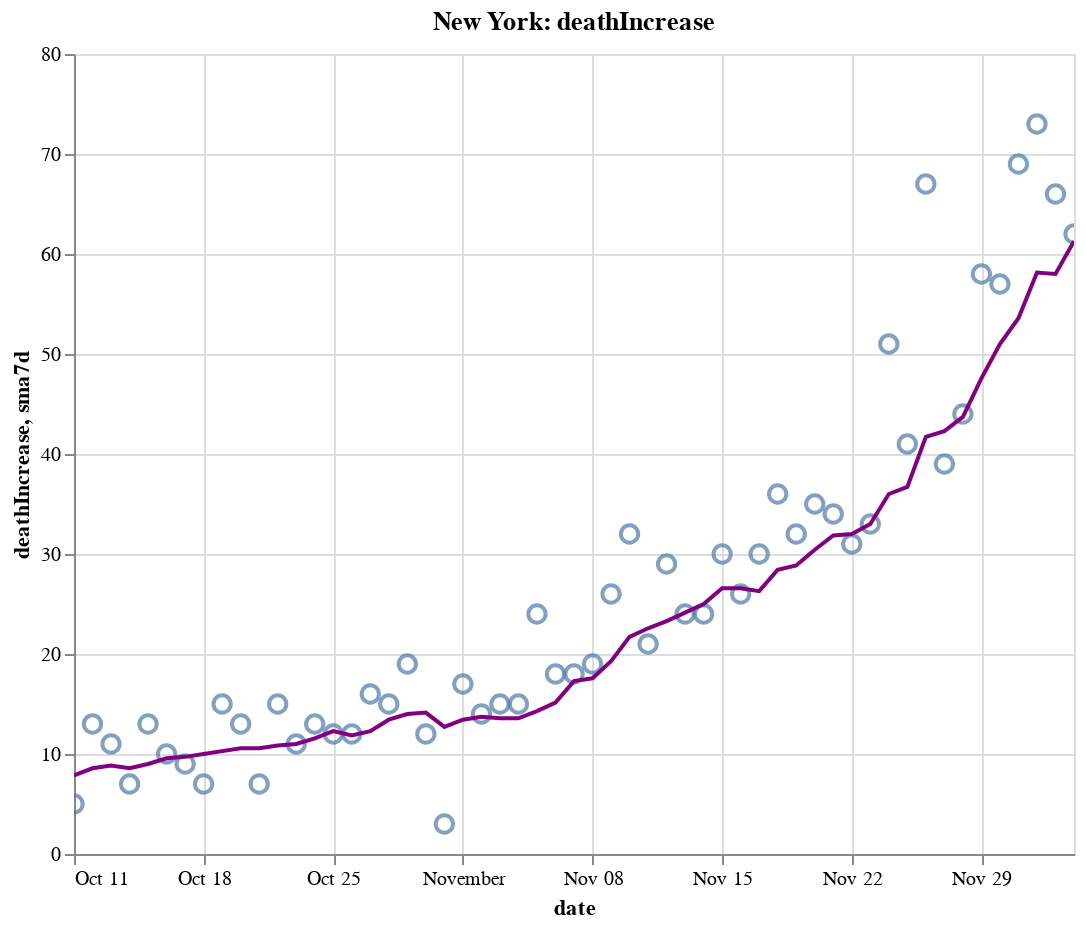

Notebook source saved alongside this figure:
### Code cell
create_plot(ny, 'deathIncrease')

### Figure 1 — Vega-Lite specification as saved in the notebook (floating-point values rounded to 4 significant figures)
{"config": {"view": {"continuousWidth": 400, "continuousHeight": 300}}, "layer": [{"layer": [{"mark": {"type": "point", "size": 75}, "encoding": {"tooltip": [{"type": "temporal", "field": "date"}, {"type": "quantitative", "field": "deathIncrease"}, {"type": "quantitative", "field": "sma7d"}], "x": {"type": "temporal", "field": "date"}, "y": {"type": "quantitative", "field": "deathIncrease"}}, "selection": {"selector012": {"type": "interval", "bind": "scales", "encodings": ["x", "y"]}}}, {"mark": {"type": "line", "color": "purple"}, "encoding": {"x": {"type": "temporal", "field": "date"}, "y": {"type": "quantitative", "field": "sma7d"}}}]}, {"mark": {"type": "rule", "color": "#aaa"}, "encoding": {"x": {"type": "temporal", "field": "date"}}, "transform": [{"filter": {"selection": "selector011"}}]}, {"mark": "circle", "encoding": {"opacity": {"condition": {"value": 1, "selection": "selector011"}, "value": 0}, "tooltip": [{"type": "temporal", "field": "date"}, {"type": "quantitative", "field": "deathIncrease"}, {"type": "quantitative", "field": "sma7d"}], "x": {"type": "temporal", "field": "date"}, "y": {"type": "quantitative", "field": "deathIncrease"}}, "selection": {"selector011": {"type": "single", "encodings": ["x"], "on": "mouseover", "nearest": true, "empty": "none"}}}, {"mark": {"type": "text", "align": "left", "dx": 5, "dy": -5, "stroke": "white", "strokeWidth": 2}, "encoding": {"text": {"type": "quantitative", "field": "deathIncrease"}, "tooltip": [{"type": "temporal", "field": "date"}, {"type": "quantitative", "field": "deathIncrease"}, {"type": "quantitative", "field": "sma7d"}], "x": {"type": "temporal", "field": "date"}, "y": {"type": "quantitative", "field": "deathIncrease"}}, "transform": [{"filter": {"selection": "selector011"}}]}, {"mark": {"type": "text", "align": "left", "dx": 5, "dy": -5}, "encoding": {"text": {"type": "quantitative", "field": "deathIncrease"}, "tooltip": [{"type": "temporal", "field": "date"}, {"type": "quantitative", "field": "deathIncrease"}, {"type": "quantitative", "field": "sma7d"}], "x": {"type": "temporal", "field": "date"}, "y": {"type": "quantitative", "field": "deathIncrease"}}, "transform": [{"filter": {"selection": "selector011"}}]}], "data": {"name": "data-9ae493f0b1cfe43c8237d3dd346c384b"}, "height": 400, "title": "New York: deathIncrease", "width": 500, "$schema": "https://vega.github.io/schema/vega-lite/v4.8.1.json", "datasets": {"data-9ae493f0b1cfe43c8237d3dd346c384b": [{"date": "2020-10-11T00:00:00", "totalTestResultsIncrease": 118300.0, "positiveIncrease": 1143.0, "death": 25570.0, "deathIncrease": 5.0, "positiveRate": 0.01, "state": "New York", "sma7d": 7.857}, {"date": "2020-10-12T00:00:00", "totalTestResultsIncrease": 91790.0, "positiveIncrease": 1029.0, "death": 25590.0, "deathIncrease": 13.0, "positiveRate": 0.011, "state": "New York", "sma7d": 8.571}, {"date": "2020-10-13T00:00:00", "totalTestResultsIncrease": 99070.0, "positiveIncrease": 1393.0, "death": 25600.0, "deathIncrease": 11.0, "positiveRate": 0.014, "state": "New York", "sma7d": 8.857}, {"date": "2020-10-14T00:00:00", "totalTestResultsIncrease": 111700.0, "positiveIncrease": 1232.0, "death": 25600.0, "deathIncrease": 7.0, "positiveRate": 0.011, "state": "New York", "sma7d": 8.571}, {"date": "2020-10-15T00:00:00", "totalTestResultsIncrease": 133200.0, "positiveIncrease": 1460.0, "death": 25620.0, "deathIncrease": 13.0, "positiveRate": 0.011, "state": "New York", "sma7d": 9.0}, {"date": "2020-10-16T00:00:00", "totalTestResultsIncrease": 136000.0, "positiveIncrease": 1707.0, "death": 25630.0, "deathIncrease": 10.0, "positiveRate": 0.013, "state": "New York", "sma7d": 9.571}, {"date": "2020-10-17T00:00:00", "totalTestResultsIncrease": 160000.0, "positiveIncrease": 1784.0, "death": 25640.0, "deathIncrease": 9.0, "positiveRate": 0.011, "state": "New York", "sma7d": 9.714}, {"date": "2020-10-18T00:00:00", "totalTestResultsIncrease": 128800.0, "positiveIncrease": 1390.0, "death": 25640.0, "deathIncrease": 7.0, "positiveRate": 0.011, "state": "New York", "sma7d": 10.0}, {"date": "2020-10-19T00:00:00", "totalTestResultsIncrease": 82010.0, "positiveIncrease": 998.0, "death": 25660.0, "deathIncrease": 15.0, "positiveRate": 0.012, "state": "New York", "sma7d": 10.29}, {"date": "2020-10-20T00:00:00", "totalTestResultsIncrease": 90540.0, "positiveIncrease": 1201.0, "death": 25670.0, "deathIncrease": 13.0, "positiveRate": 0.013, "state": "New York", "sma7d": 10.57}, {"date": "2020-10-21T00:00:00", "totalTestResultsIncrease": 124800.0, "positiveIncrease": 2026.0, "death": 25680.0, "deathIncrease": 7.0, "positiveRate": 0.016, "state": "New York", "sma7d": 10.57}, {"date": "2020-10-22T00:00:00", "totalTestResultsIncrease": 135300.0, "positiveIncrease": 1628.0, "death": 25690.0, "deathIncrease": 15.0, "positiveRate": 0.012, "state": "New York", "sma7d": 10.86}, {"date": "2020-10-23T00:00:00", "totalTestResultsIncrease": 141500.0, "positiveIncrease": 1637.0, "death": 25700.0, "deathIncrease": 11.0, "positiveRate": 0.012, "state": "New York", "sma7d": 11.0}, {"date": "2020-10-24T00:00:00", "totalTestResultsIncrease": 156900.0, "positiveIncrease": 2061.0, "death": 25720.0, "deathIncrease": 13.0, "positiveRate": 0.013, "state": "New York", "sma7d": 11.57}, {"date": "2020-10-25T00:00:00", "totalTestResultsIncrease": 120800.0, "positiveIncrease": 1632.0, "death": 25730.0, "deathIncrease": 12.0, "positiveRate": 0.014, "state": "New York", "sma7d": 12.29}, {"date": "2020-10-26T00:00:00", "totalTestResultsIncrease": 82120.0, "positiveIncrease": 1191.0, "death": 25740.0, "deathIncrease": 12.0, "positiveRate": 0.015, "state": "New York", "sma7d": 11.86}, {"date": "2020-10-27T00:00:00", "totalTestResultsIncrease": 111600.0, "positiveIncrease": 1991.0, "death": 25760.0, "deathIncrease": 16.0, "positiveRate": 0.018, "state": "New York", "sma7d": 12.29}, {"date": "2020-10-28T00:00:00", "totalTestResultsIncrease": 129700.0, "positiveIncrease": 2031.0, "death": 25770.0, "deathIncrease": 15.0, "positiveRate": 0.016, "state": "New York", "sma7d": 13.43}, {"date": "2020-10-29T00:00:00", "totalTestResultsIncrease": 168400.0, "positiveIncrease": 2499.0, "death": 25790.0, "deathIncrease": 19.0, "positiveRate": 0.015, "state": "New York", "sma7d": 14.0}, {"date": "2020-10-30T00:00:00", "totalTestResultsIncrease": 146900.0, "positiveIncrease": 2255.0, "death": 25800.0, "deathIncrease": 12.0, "positiveRate": 0.015, "state": "New York", "sma7d": 14.14}, {"date": "2020-10-31T00:00:00", "totalTestResultsIncrease": 137000.0, "positiveIncrease": 2049.0, "death": 25810.0, "deathIncrease": 3.0, "positiveRate": 0.015, "state": "New York", "sma7d": 12.71}, {"date": "2020-11-01T00:00:00", "totalTestResultsIncrease": 148900.0, "positiveIncrease": 2255.0, "death": 25820.0, "deathIncrease": 17.0, "positiveRate": 0.015, "state": "New York", "sma7d": 13.43}, {"date": "2020-11-02T00:00:00", "totalTestResultsIncrease": 96100.0, "positiveIncrease": 1633.0, "death": 25840.0, "deathIncrease": 14.0, "positiveRate": 0.017, "state": "New York", "sma7d": 13.71}, {"date": "2020-11-03T00:00:00", "totalTestResultsIncrease": 127900.0, "positiveIncrease": 2321.0, "death": 25850.0, "deathIncrease": 15.0, "positiveRate": 0.018, "state": "New York", "sma7d": 13.57}, {"date": "2020-11-04T00:00:00", "totalTestResultsIncrease": 133500.0, "positiveIncrease": 2126.0, "death": 25870.0, "deathIncrease": 15.0, "positiveRate": 0.016, "state": "New York", "sma7d": 13.57}, {"date": "2020-11-05T00:00:00", "totalTestResultsIncrease": 161000.0, "positiveIncrease": 2997.0, "death": 25890.0, "deathIncrease": 24.0, "positiveRate": 0.019, "state": "New York", "sma7d": 14.29}, {"date": "2020-11-06T00:00:00", "totalTestResultsIncrease": 160700.0, "positiveIncrease": 3209.0, "death": 25910.0, "deathIncrease": 18.0, "positiveRate": 0.02, "state": "New York", "sma7d": 15.14}, {"date": "2020-11-07T00:00:00", "totalTestResultsIncrease": 163300.0, "positiveIncrease": 3587.0, "death": 25930.0, "deathIncrease": 18.0, "positiveRate": 0.022, "state": "New York", "sma7d": 17.29}, {"date": "2020-11-08T00:00:00", "totalTestResultsIncrease": 145600.0, "positiveIncrease": 3428.0, "death": 25950.0, "deathIncrease": 19.0, "positiveRate": 0.024, "state": "New York", "sma7d": 17.57}, {"date": "2020-11-09T00:00:00", "totalTestResultsIncrease": 111400.0, "positiveIncrease": 3144.0, "death": 25970.0, "deathIncrease": 26.0, "positiveRate": 0.028, "state": "New York", "sma7d": 19.29}, {"date": "2020-11-10T00:00:00", "totalTestResultsIncrease": 128000.0, "positiveIncrease": 3965.0, "death": 26000.0, "deathIncrease": 32.0, "positiveRate": 0.031, "state": "New York", "sma7d": 21.71}, {"date": "2020-11-11T00:00:00", "totalTestResultsIncrease": 164300.0, "positiveIncrease": 4820.0, "death": 26030.0, "deathIncrease": 21.0, "positiveRate": 0.029, "state": "New York", "sma7d": 22.57}, {"date": "2020-11-12T00:00:00", "totalTestResultsIncrease": 162600.0, "positiveIncrease": 4797.0, "death": 26060.0, "deathIncrease": 29.0, "positiveRate": 0.029, "state": "New York", "sma7d": 23.29}, {"date": "2020-11-13T00:00:00", "totalTestResultsIncrease": 203700.0, "positiveIncrease": 5401.0, "death": 26080.0, "deathIncrease": 24.0, "positiveRate": 0.027, "state": "New York", "sma7d": 24.14}, {"date": "2020-11-14T00:00:00", "totalTestResultsIncrease": 184200.0, "positiveIncrease": 5388.0, "death": 26100.0, "deathIncrease": 24.0, "positiveRate": 0.029, "state": "New York", "sma7d": 25.0}, {"date": "2020-11-15T00:00:00", "totalTestResultsIncrease": 133200.0, "positiveIncrease": 3649.0, "death": 26130.0, "deathIncrease": 30.0, "positiveRate": 0.027, "state": "New York", "sma7d": 26.57}, {"date": "2020-11-16T00:00:00", "totalTestResultsIncrease": 124600.0, "positiveIncrease": 3490.0, "death": 26160.0, "deathIncrease": 26.0, "positiveRate": 0.028, "state": "New York", "sma7d": 26.57}, {"date": "2020-11-17T00:00:00", "totalTestResultsIncrease": 159900.0, "positiveIncrease": 5088.0, "death": 26190.0, "deathIncrease": 30.0, "positiveRate": 0.032, "state": "New York", "sma7d": 26.29}, {"date": "2020-11-18T00:00:00", "totalTestResultsIncrease": 154400.0, "positiveIncrease": 5294.0, "death": 26220.0, "deathIncrease": 36.0, "positiveRate": 0.034, "state": "New York", "sma7d": 28.43}, {"date": "2020-11-19T00:00:00", "totalTestResultsIncrease": 195200.0, "positiveIncrease": 5310.0, "death": 26260.0, "deathIncrease": 32.0, "positiveRate": 0.027, "state": "New York", "sma7d": 28.86}, {"date": "2020-11-20T00:00:00", "totalTestResultsIncrease": 205500.0, "positiveIncrease": 5468.0, "death": 26290.0, "deathIncrease": 35.0, "positiveRate": 0.027, "state": "New York", "sma7d": 30.43}, {"date": "2020-11-21T00:00:00", "totalTestResultsIncrease": 207900.0, "positiveIncrease": 5972.0, "death": 26330.0, "deathIncrease": 34.0, "positiveRate": 0.029, "state": "New York", "sma7d": 31.86}, {"date": "2020-11-22T00:00:00", "totalTestResultsIncrease": 196600.0, "positiveIncrease": 5392.0, "death": 26360.0, "deathIncrease": 31.0, "positiveRate": 0.027, "state": "New York", "sma7d": 32.0}, {"date": "2020-11-23T00:00:00", "totalTestResultsIncrease": 191500.0, "positiveIncrease": 5906.0, "death": 26390.0, "deathIncrease": 33.0, "positiveRate": 0.031, "state": "New York", "sma7d": 33.0}, {"date": "2020-11-24T00:00:00", "totalTestResultsIncrease": 164800.0, "positiveIncrease": 4881.0, "death": 26440.0, "deathIncrease": 51.0, "positiveRate": 0.03, "state": "New York", "sma7d": 36.0}, {"date": "2020-11-25T00:00:00", "totalTestResultsIncrease": 173100.0, "positiveIncrease": 6265.0, "death": 26480.0, "deathIncrease": 41.0, "positiveRate": 0.036, "state": "New York", "sma7d": 36.71}, {"date": "2020-11-26T00:00:00", "totalTestResultsIncrease": 217700.0, "positiveIncrease": 6933.0, "death": 26550.0, "deathIncrease": 67.0, "positiveRate": 0.032, "state": "New York", "sma7d": 41.71}, {"date": "2020-11-27T00:00:00", "totalTestResultsIncrease": 219400.0, "positiveIncrease": 8176.0, "death": 26590.0, "deathIncrease": 39.0, "positiveRate": 0.037, "state": "New York", "sma7d": 42.29}, {"date": "2020-11-28T00:00:00", "totalTestResultsIncrease": 152400.0, "positiveIncrease": 6063.0, "death": 26630.0, "deathIncrease": 44.0, "positiveRate": 0.04, "state": "New York", "sma7d": 43.71}, {"date": "2020-11-29T00:00:00", "totalTestResultsIncrease": 157300.0, "positiveIncrease": 6723.0, "death": 26690.0, "deathIncrease": 58.0, "positiveRate": 0.043, "state": "New York", "sma7d": 47.57}, {"date": "2020-11-30T00:00:00", "totalTestResultsIncrease": 149000.0, "positiveIncrease": 6819.0, "death": 26750.0, "deathIncrease": 57.0, "positiveRate": 0.046, "state": "New York", "sma7d": 51.0}, {"date": "2020-12-01T00:00:00", "totalTestResultsIncrease": 146700.0, "positiveIncrease": 7285.0, "death": 26820.0, "deathIncrease": 69.0, "positiveRate": 0.05, "state": "New York", "sma7d": 53.57}, {"date": "2020-12-02T00:00:00", "totalTestResultsIncrease": 193600.0, "positiveIncrease": 8973.0, "death": 26890.0, "deathIncrease": 73.0, "positiveRate": 0.046, "state": "New York", "sma7d": 58.14}, {"date": "2020-12-03T00:00:00", "totalTestResultsIncrease": 203400.0, "positiveIncrease": 9855.0, "death": 26960.0, "deathIncrease": 66.0, "positiveRate": 0.048, "state": "New York", "sma7d": 58.0}, {"date": "2020-12-04T00:00:00", "totalTestResultsIncrease": 208300.0, "positiveIncrease": 11270.0, "death": 27020.0, "deathIncrease": 62.0, "positiveRate": 0.054, "state": "New York", "sma7d": 61.29}]}}
